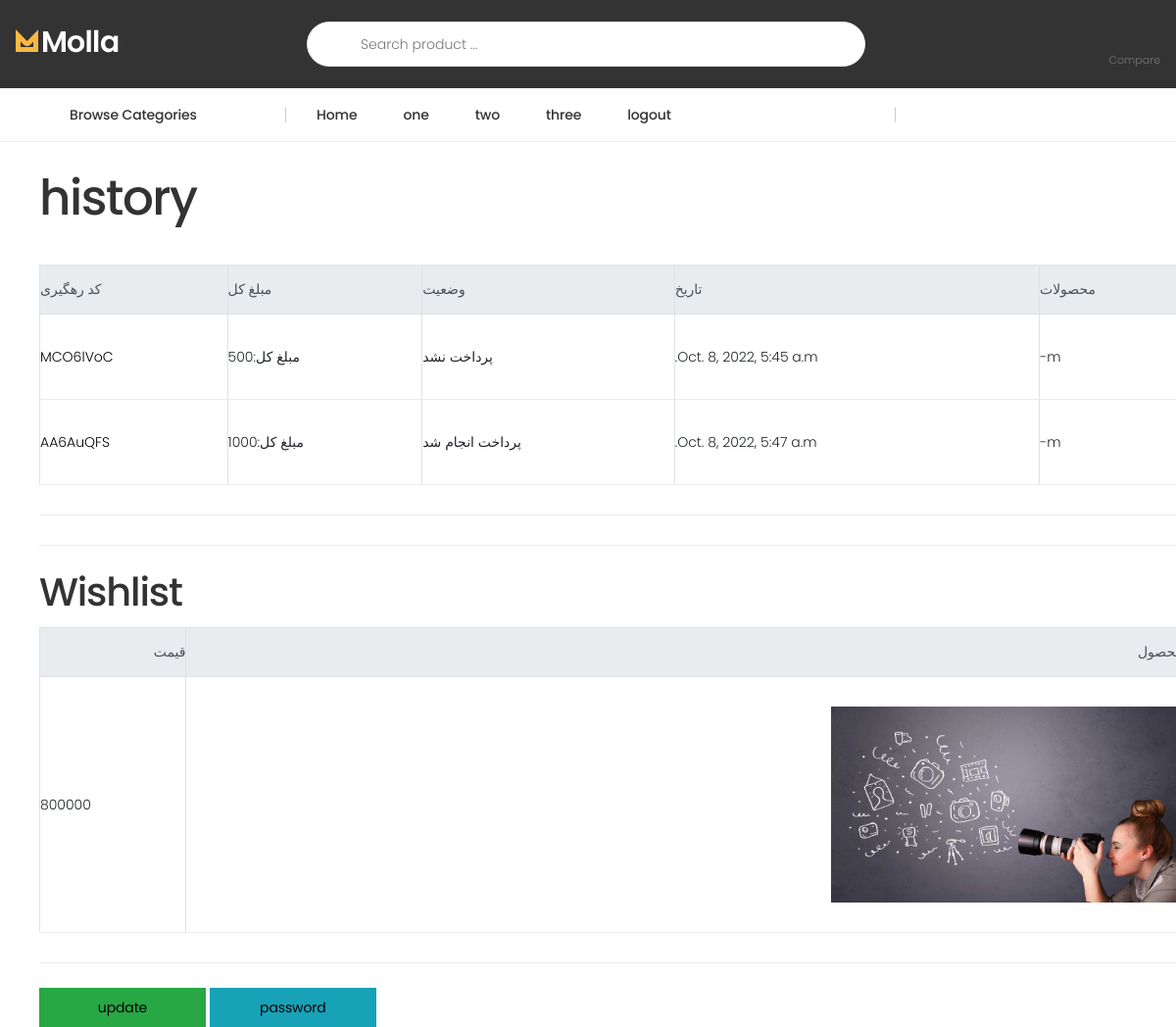
Page /accounts/profile/1/ (signed in) on the committed database.
### home/models.py (models this page shows, shortened)
class Category(models.Model):
    sub_category = models.ForeignKey('self', on_delete=models.CASCADE, null=True, blank=True, related_name='sub',
                                     verbose_name='دسته بندی')
    sub_cat = models.BooleanField(default=False, verbose_name='زیر مجموعه')
    name = models.CharField(max_length=200, null=True, blank=True, verbose_name='اسم')
    slug = models.SlugField(allow_unicode=True, unique=True, null=True, blank=True, verbose_name='نامک')
    image = models.ImageField(upload_to='category', null=True, blank=True, verbose_name='عکس')
    class Meta:
        verbose_name = "دسته بندی"
        verbose_name_plural = "دسته بندی ها"

class Variants(models.Model):
    name = models.CharField(max_length=100, verbose_name='نام')
    update = models.DateTimeField(verbose_name='بروزرسانی')
    product = models.ForeignKey(Product, on_delete=models.CASCADE, related_name='pr_var', verbose_name='محصول')
    size = models.ForeignKey(Size, on_delete=models.CASCADE, blank=True, null=True, related_name='v_size',
                             verbose_name='سایز')
    color = models.ForeignKey(Color, on_delete=models.CASCADE, blank=True, null=True, verbose_name='رنگ')
    amount = models.PositiveIntegerField(verbose_name='تعداد')
    unit_price = models.PositiveIntegerField(verbose_name='قیمت واحد')
    discount = models.PositiveIntegerField(blank=True, null=True, verbose_name='تخفیف')
    total_price = models.PositiveIntegerField(verbose_name='قیمت کل')
    available = models.BooleanField(default=True, verbose_name='موجودی')
    def __init__(self, *args, **kwargs):
        super().__init__(*args, **kwargs)
        self._price_dirty = self.unit_price
    class Meta:
        verbose_name = "تنوع"
        verbose_name_plural = "تنوع"
    @property
    def total_price(self):
        if not self.discount:
            return self.unit_price
        elif self.discount:
            total = (self.discount * self.unit_price) / 100
            return int(self.unit_price - total)
        return self.total_price

class Product(models.Model):
    VARIANT = (
        ('None', 'هیچکدام'),
        ('Size', 'سایز'),
        ('Color', 'رنگ'),
        ('Both', 'هر دو'),
    )
    category = models.ManyToManyField(Category, blank=True, related_name='cat_product', verbose_name='دسته بندی')
    name = models.CharField(max_length=200, verbose_name='اسم')
    amount = models.IntegerField(verbose_name='تعداد')
    unit_price = models.IntegerField(verbose_name='قیمت واحد')
    discount = models.IntegerField(blank=True, null=True, verbose_name='تخفیف')
    total_price = models.IntegerField(verbose_name='قیمت کل', default=0)
    information = RichTextUploadingField(blank=True, null=True, verbose_name='اطلاعات')
    status = models.CharField(default='None', max_length=200, choices=VARIANT, verbose_name='وضعیت')
    color = models.ManyToManyField('Color', blank=True, verbose_name="رنگ")
    size = models.ManyToManyField('Size', blank=True, related_name='s_product', verbose_name="سایز")
    brand = models.ForeignKey('Brand', on_delete=models.CASCADE, blank=True, null=True, verbose_name="برند")
    create = models.DateTimeField(auto_now_add=True, verbose_name='تاریخ')
    update = models.DateTimeField(verbose_name='بروزرسانی')
    tags = TaggableManager(blank=True, verbose_name='تگ')
    available = models.BooleanField(default=True, verbose_name='موجودی')
    image = models.ImageField(upload_to='product', verbose_name='عکس')
    class Meta:
        verbose_name = "محصولات"
        verbose_name_plural = "محصول"

### order/models.py (models this page shows, shortened)
class ItemOrder(models.Model):
    order = models.ForeignKey(Order, on_delete=models.CASCADE, related_name='order_item')
    user = models.ForeignKey(User, on_delete=models.CASCADE)
    variant = models.ForeignKey(Variants, on_delete=models.CASCADE, null=True, blank=True)
    quantity = models.IntegerField()
    class Meta:
        verbose_name = "جزئیات سفارش"
        verbose_name_plural = "جزئیات سفارشات"
    def price(self):
        return self.variant.total_price * self.quantity

class Order(models.Model):
    user = models.ForeignKey(User, on_delete=models.CASCADE)
    create = models.DateTimeField(auto_now_add=True)
    discount = models.PositiveIntegerField(blank=True, null=True)
    paid = models.BooleanField(default=False)
    code = models.CharField(max_length=200, null=True)
    email = models.EmailField()
    f_name = models.CharField(max_length=300)
    l_name = models.CharField(max_length=300)
    address = models.CharField(max_length=1000)
    class Meta:
        verbose_name = "سفارش"
        verbose_name_plural = "سفارشات"
    def get_price(self):
        total = sum(i.price() for i in self.order_item.all())
        if self.discount:
            discount_price = (self.discount / 100) * total
            return int(total - discount_price)
        return total

### accounts/views.py (the view)
# urls.py: path('profile/<int:pk>/', views.ProfileUser.as_view(), name='profile'),
class ProfileUser(LoginRequiredMixin, DetailView):
    template_name = 'accounts/profile.html'
    context_object_name = 'users'
    def get_queryset(self, *args, **kwargs):
        queryset = User.objects.filter(id=self.request.user.id)
        return queryset
    def get_context_data(self, **kwargs):
        context = super(ProfileUser, self).get_context_data(**kwargs)
        context.update({
            'orders': Order.objects.filter(user_id=self.request.user.id),
            'data': get_object_or_404(UserWishlist, user_id=self.request.user.id)
        })
        return context

### home/context_processors.py (called while the page is built)
def get_category(request):
    category = Category.objects.filter(sub_cat=False)
    context = {'category': category}
    return context

### accounts/templates/accounts/profile.html
{% extends 'base.html' %}
{% block body %}
    <div class="container m-5">
        <h1>history</h1><br>
        <table class="table table-bordered" dir="rtl">
            <thead class="thead-light">
            <tr>
                <th>محصولات</th>
                <th>تاریخ</th>
                <th>وضعیت</th>
                <th>مبلغ کل</th>
                <th>کد رهگیری</th>
            </tr>
            </thead>
            <tbody>
            {% for order in orders %}
                <tr>
                    <td>
                        {% for i in order.order_item.all %}
                            {{ i.variant.name }}-<br>
                        {% endfor %}
                    </td>
                    <td>{{ order.create }}</td>
                    <td> {% if order.paid == False %}
                        پرداخت نشد
                    {% else %}
                        پرداخت انجام شد
                    {% endif %}
                    </td>
                    <td>مبلغ کل:{{ order.get_price }}
                    </td>
                    <td><a rel="nofollow" href=""
                           class="check-btn sqr-btn ">{{ order.code }}</a>
                    </td>
                </tr>
            {% endfor %}
            </tbody>
        </table>
        <hr>
        <hr>
        <h2>Wishlist</h2>
        <table class="table table-bordered" dir="rtl">
            <thead class="thead-light" style="text-align: right;">
            <tr>
                <th>محصول</th>
                <th>قیمت</th>
            </tr>
            </thead>
            <tbody>
            {% for product in data.products.all %}
                <tr>
                    <td><a href="{% url 'home:details' product.id %}"><img
                            src="{{ product.image.url }}"
                            style="height: 200px;"
                            alt="{{ product.name }}"></a></td>
                    <td>{{ product.total_price}}</td>
                </tr>
            {% endfor %}
            </tbody>
        </table>
        <hr>
    <button class="btn btn-success">
        <a href="{% url 'accounts:update' users.pk %}">update</a>
    </button>
    <button class="btn btn-info">
        <a href="{% url 'accounts:change' users.pk %}">password</a>
    </button>
    </div>
{% endblock %}

### templates/base.html (shortened to what this page needs)
<!DOCTYPE html>
<html lang="en">
<head>
    <link rel="stylesheet" href="/static/assets/vendor/line-awesome/line-awesome/line-awesome/css/line-awesome.min.css">
    <link rel="stylesheet" href="/static/assets/css/bootstrap.min.css">
    <link rel="stylesheet" href="/static/assets/css/plugins/owl-carousel/owl.carousel.css">
    <link rel="stylesheet" href="/static/assets/css/plugins/magnific-popup/magnific-popup.css">
    <link rel="stylesheet" href="/static/assets/css/plugins/jquery.countdown.css">
    <link rel="stylesheet" href="/static/assets/css/style.css">
    <link rel="stylesheet" href="/static/assets/css/skins/skin-demo-3.css">
    <link rel="stylesheet" href="/static/assets/css/demos/demo-3.css">
    <link href="//maxcdn.bootstrapcdn.com/font-awesome/4.1.0/css/font-awesome.min.css" rel="stylesheet">
</head>
<body>
{% include 'navbar.html' %}
{% block body %}{% endblock %}
</body>
</html>

### templates/navbar.html (shortened to what this page needs)
<header class="header header-intro-clearance header-3" xmlns:accounts="http://www.w3.org/1999/xhtml">
    <div class="header-middle">
        <div class="container">
            <div class="header-left">
                <a href="index.html" class="logo">
                    <img src="/static/assets/images/demos/demo-3/logo.png" alt="Molla Logo" width="105" height="25">
                </a>
            </div>
            <div class="header-center">
                <div class="header-search header-search-extended header-search-visible d-none d-lg-block">
                    <form action="{% url 'home:products' %}" method="get">
                        <div class="header-search-wrapper search-wrapper-wide">
                            <button class="btn btn-primary" type="submit"><i class="icon-search"></i></button>
                            <input type="search" class="form-control" name="search" id="q" placeholder="Search product ..."
                                   required>
                        </div>
                    </form>
                </div>
            </div>
            <div class="header-right">
                <div class="dropdown compare-dropdown">
                    <a href="{% url 'cart:compare' %}" class="dropdown-toggle"
                       aria-label="Compare Products">
                        <div class="icon">
                            <i class="icon-random"></i>
                        </div>
                        <p>Compare</p>
                    </a>
                </div>
            </div>
        </div>
    </div>
    <div class="header-bottom sticky-header">
        <div class="container">
            <div class="header-left">
                <div class="dropdown category-dropdown">
                    <a href="#" class="dropdown-toggle" role="button" data-toggle="dropdown" aria-haspopup="true"
                       aria-expanded="false" data-display="static" title="Browse Categories">
                        Browse Categories <i class="icon-angle-down"></i>
                    </a>
                </div>
            </div>
            <div class="header-center">
                <nav class="main-nav">
                    <ul class="menu">
                        <li>
                            <a href="#" class="sf-with-ul">Home</a>
                        </li>
                        {% for cat in category %}
                            <li>
                                <a href="{% url 'home:category' cat.pk cat.slug %}" class="sf-with-ul">{{ cat.name }}</a>
                            </li>
                        {% endfor %}
                        {% if request.user.is_authenticated %}
                                <li><a href="{% url "accounts:logout" %}"> logout</a></li>
                        {% endif %}
                    </ul>
                </nav>
            </div>
        </div>
    </div>
</header>

### static/assets/css/skins/skin-demo-3.css (style rules this page uses)
a { color:#000000 }
.header-3 .header-search-extended .btn,.header-4 .header-search-extended .btn { background-color:transparent;color:#333 }
.btn-primary { color:#fff;background-color:#fcb941;border-color:#fcb941;box-shadow:none }
.header-bottom .menu>li>a:before { background-color:#fcb941 }
.category-dropdown .dropdown-toggle:before { background-color:#fcb941 }

### rows in the picture
Category: name "one"
Category: name "two"
Category: name "three"
Order: create "Oct. 8, 2022, 5:45 a.m.", paid "پرداخت نشد", get_price "500", code "MCO6lVoC"
ItemOrder: variant.name "m"
Order: create "Oct. 8, 2022, 5:47 a.m.", paid "پرداخت انجام شد", get_price "1000", code "AA6AuQFS"
ItemOrder: variant.name "m"
Product: image (picture), total_price "800000"
